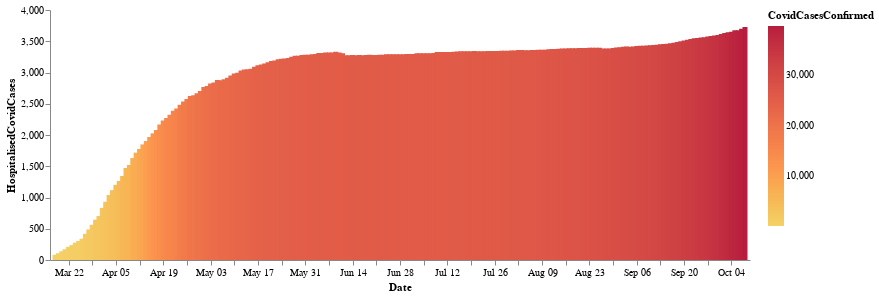

Here is the notebook cell this chart was saved with:
### Code cell
#@title
alt.Chart(df).mark_bar().encode(
    x = alt.X('Date:T'),
    y = alt.Y('HospitalisedCovidCases:Q'),
    color=alt.Color('CovidCasesConfirmed:Q', scale=alt.Scale(scheme='goldred'))    
).properties(
    width=700,
    height=250
).configure_axis(
    grid=False
).configure_view(
    strokeWidth=0
).interactive()

### Figure 1 — Vega-Lite specification as saved in the notebook (floating-point values rounded to 4 significant figures; data arrays with more than 128 entries replaced by an {"elided": "..."} marker saying what was removed)
{"config": {"view": {"continuousWidth": 400, "continuousHeight": 300, "strokeWidth": 0}, "axis": {"grid": false}}, "data": {"name": "data-0d1c994ce29a8e6e43bf273f6f9521b6"}, "mark": "bar", "encoding": {"color": {"type": "quantitative", "field": "CovidCasesConfirmed", "scale": {"scheme": "goldred"}}, "x": {"type": "temporal", "field": "Date"}, "y": {"type": "quantitative", "field": "HospitalisedCovidCases"}}, "height": 250, "selection": {"selector003": {"type": "interval", "bind": "scales", "encodings": ["x", "y"]}}, "width": 700, "$schema": "https://vega.github.io/schema/vega-lite/v4.8.1.json", "datasets": {"data-0d1c994ce29a8e6e43bf273f6f9521b6": {"elided": "221 records"}}}
